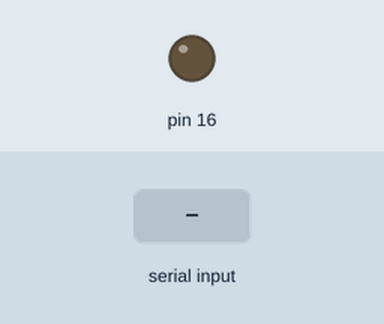
Recording of a sketch running on a simulated Arduino Mega 2560, built with avr-gcc and run on an emulated ATmega2560. Shown: output pins drawn as LEDs (lit = HIGH). The test bench sets the inputs (shaded band). What the sketch prints to the serial monitor is not drawn.

Above: at 1.2 s.
1.3 s: "1" received over the second serial link
Timing chart, 0 to 4.3 s (numbered marks = the images above; inputs shaded):
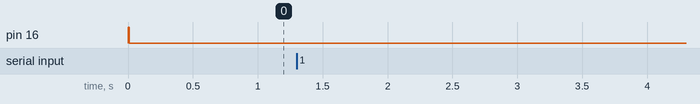

Measured:
- after the input at 1.3 s, every drawn part: stays the same

The sketch:

rs485_read_test3.ino
```cpp
//partially working
//test reading buttons from scc_1080 displays
//It will be rolled into scc_1080 library when done
//right now it's in "instant output full duplex mode" and mdb mode
//when it's in this mode it just outputs
//the ascii characters for 0-9, carrige return(?) for enter
//and whatever you set in firmware for up and down (I used "U" and "D")
//this means we need a polling loop, I had polled at the beginning, and it worked...once a reboot...

#include <scc_1080.h>

SCC_1080 input(1);
char buffer[15];
void setup() {
  Serial.begin(9600);
  SCC_1080::rs485init(Serial3,9600,16);
  SCC_1080::rs485tx(16);
  input.vfdClear();
  input.kbEnable();
  SCC_1080::rs485rx(16);
  if(Serial3.available() > 0){
    Serial3.read();//gets rid of first zero, no idea why it's there
  }
}


void loop() {
  delay(1000);//to prove the arduino buffers
  if(Serial3.available() > 0){
    Serial.write(Serial3.read());
    Serial.println();
  }
}
```
